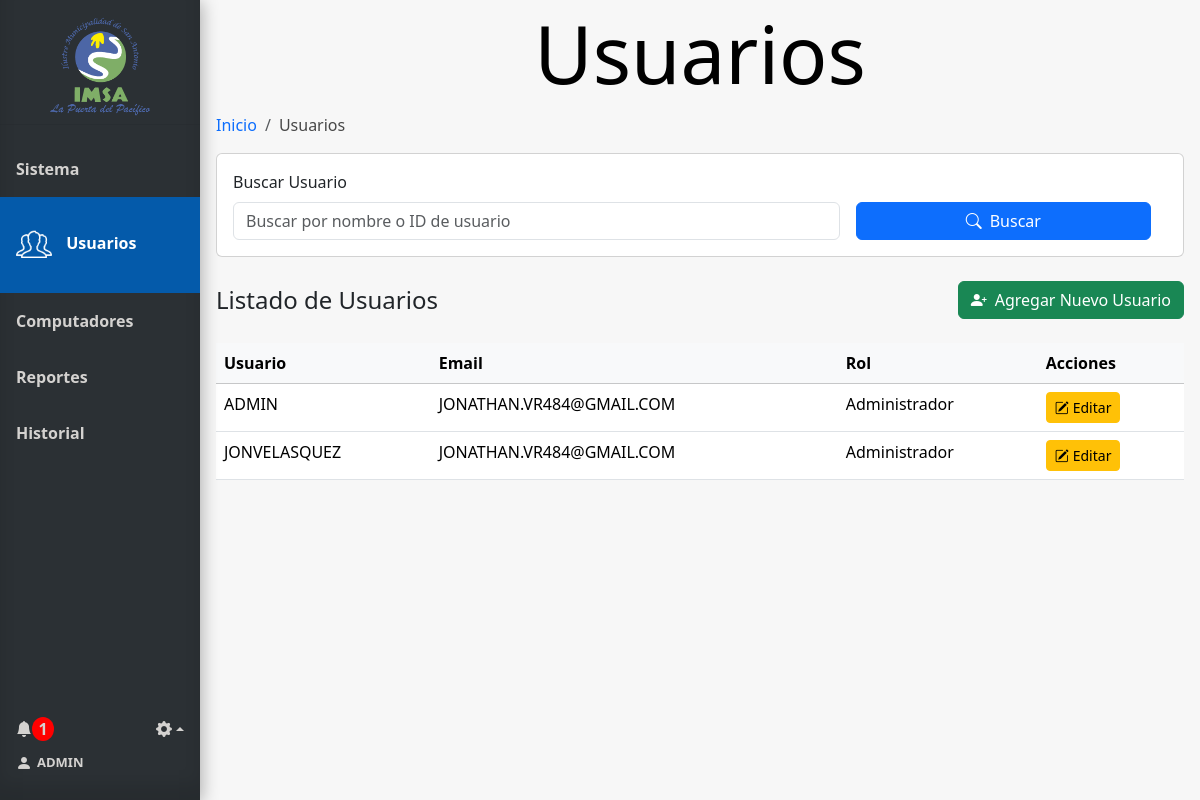
The page /usuarios (signed in) on the database its author committed.
### tables this page shows
CREATE TABLE Usuario (
    Id_usuario INTEGER PRIMARY KEY AUTOINCREMENT,
    Nombre_user VARCHAR(100),
    Email VARCHAR(100),
    Psw VARCHAR(100),
    id_tipo_usuario INTEGER,
    FOREIGN KEY (id_tipo_usuario) REFERENCES Tipo_usuario(id_tipo_usuario)
);

CREATE TABLE Tipo_usuario (
    id_tipo_usuario INTEGER PRIMARY KEY AUTOINCREMENT,
    nombre_tipo_usuario VARCHAR(100)
);

### app.py (the view)
@app.route('/usuarios', methods=['GET'])
@requiere_tipo_usuario(1)
@login_required
def usuarios():
    conn = get_db_connection()
    search_query = request.args.get('search', '')
    pcs = conn.execute("SELECT Id_pc, Nombre_pc FROM Pc").fetchall()
    tipo_usuario = conn.execute("SELECT id_tipo_usuario, nombre_tipo_usuario FROM Tipo_usuario").fetchall()
    form = CrearUsuarioForm()
    form.computador.choices = [(pc['Id_pc'], pc['Nombre_pc']) for pc in pcs]
    form.tipo_usuario.choices = [(tipo['id_tipo_usuario'], tipo['nombre_tipo_usuario']) for tipo in tipo_usuario]
    query = '''SELECT Usuario.Id_usuario, Usuario.Nombre_user, Usuario.Email, Usuario.id_tipo_usuario, Tipo_usuario.nombre_tipo_usuario
                FROM Usuario
                INNER JOIN Tipo_usuario ON Tipo_usuario.id_tipo_usuario = Usuario.id_tipo_usuario
                Where 1 = 1'''
    params = []
    if search_query:
        query += ' AND (Usuario.Nombre_user LIKE ?  OR Usuario.Id_usuario LIKE ?)'
        params.extend(['%' + search_query + '%', '%' + search_query + '%'])
    users = conn.execute(query, params).fetchall()
    conn.close()
    user = current_user
    num_notificaciones_totales = get_total_notifications(user.id)
    info_notificaciones = get_info_notifications(user.id)
    return render_template('usuarios.html', users=users, pcs=pcs, form=form, tipo_usuario=tipo_usuario,
                           user=user, num_notificaciones_totales=num_notificaciones_totales,
                           info_notificaciones=info_notificaciones)

### forms.py
class CrearUsuarioForm(FlaskForm):
    nombre_user = StringField('Nombre de usuario', validators=[DataRequired()])
    email_user = StringField('Correo electrónico', validators=[DataRequired(), Email()])
    psw = PasswordField('Contraseña', validators=[DataRequired()])
    psw_confirmar = PasswordField('Confirmar contraseña', validators=[DataRequired(), EqualTo('psw', message='Las contraseñas deben coincidir')])
    computador = SelectField('Computador', coerce=int, validators=[DataRequired()])
    tipo_usuario = SelectField('Tipo de usuario', coerce=int, validators=[DataRequired()])

### app.py (called while the page is built)
@login_manager.user_loader
def load_user(user_id):
    return Usuario.get_by_id(user_id)

def get_db_connection():
    conn = sqlite3.connect('database.db')
    conn.row_factory = sqlite3.Row
    return conn

def requiere_tipo_usuario(*roles_permitidos):
    def decorator(f):
        @wraps(f)
        def decorated_function(*args, **kwargs):
            if 'id_tipo_usuario' not in session:
                return redirect(url_for('login'))
            if session['id_tipo_usuario'] not in roles_permitidos:
                return redirect(url_for('index'))
            return f(*args, **kwargs)
        return decorated_function
    return decorator

def get_total_notifications(user_id):
    conn = get_db_connection()
    total_notifications = conn.execute(
        'SELECT COUNT(*) FROM Notificaciones WHERE id_usuario = ?  AND leido = false',
        (user_id,)
    ).fetchone()[0]
    conn.close()
    return total_notifications

def get_info_notifications(user_id):
    conn = get_db_connection()
    info_notifiaciones= conn.execute(
        'SELECT * FROM Notificaciones WHERE id_usuario = ? ORDER BY id_notificacion DESC LIMIT 8',
        (user_id,)
    ).fetchall()
    conn.close()
    return info_notifiaciones

### model.py (called while the page is built)
def get_db_connection():
    conn = sqlite3.connect('database.db')
    conn.row_factory = sqlite3.Row
    return conn

    @staticmethod
    def get_by_id(id_usuario):
        conn = get_db_connection()
        user_data = conn.execute('SELECT * FROM Usuario WHERE Id_usuario = ?', (id_usuario,)).fetchone()
        conn.close()
        if user_data:
            return Usuario(
                user_data['Id_usuario'],
                user_data['Nombre_user'],
                user_data['Email'],
                user_data['Psw'],
                user_data['id_tipo_usuario']
            )
        return None

### templates/usuarios.html (shortened to what this page needs)
{% extends 'base.html' %}
{% block head %}
<link rel="stylesheet" href="{{ url_for('static', filename='css/style_usuarios.css') }}">
{% endblock %}
{% block content %}
<h1 class="block-effect" style="--td:0.3s">
    <div class="block-reveal" style="--bc: #2b3034; --d: 0.5s">Usuarios</div>
</h1>
{% block breadcrumb %}
    <nav aria-label="breadcrumb">
        <ol class="breadcrumb">
            <li class="breadcrumb-item"><a href="{{ url_for('index') }}">Inicio</a></li>
            <li class="breadcrumb-item active" aria-current="page">Usuarios</li>
        </ol>
    </nav>
{% endblock %}
<div class="card mb-4">
    <div class="card-body">
        <form method="get" action="{{ url_for('usuarios') }}" id="filtro-form" class="row g-3 align-items-end">
            <div class="col-md-8">
                <label for="search" class="form-label">Buscar Usuario</label>
                <input id="search" class="form-control" type="search" name="search"
                    placeholder="Buscar por nombre o ID de usuario" aria-label="Search"
                    value="{{ request.args.get('search', '') }}">
            </div>
            <div class="col-md-4">
                <button class="btn btn-primary w-100" type="submit">
                    <i class="bi bi-search me-2"></i>Buscar
                </button>
            </div>
        </form>
    </div>
</div>
<div class="d-flex justify-content-between align-items-center mb-4">
    <h2 class="h4 mb-0">Listado de Usuarios</h2>
    <button class="btn btn-success" data-bs-toggle="modal" data-bs-target="#ModalAgregarUsuario">
        <i class="bi bi-person-plus-fill me-2"></i>Agregar Nuevo Usuario
    </button>
</div>
{% if users %}
<div class="table-responsive">
    <table class="table table-hover">
        <thead class="table-light">
            <tr>
                <th>Usuario</th>
                <th>Email</th>
                <th>Rol</th>
                <th>Acciones</th>
            </tr>
        </thead>
        <tbody>
            {% for row in users %}
            <tr>
                <td>{{ row['Nombre_user'] }}</td>
                <td>{{ row['email'] }}</td>
                <td>{{ row['nombre_tipo_usuario'] }}</td>
                <td>
                    <a href="{{ url_for('editar_usuario', id=row['Id_usuario']) }}" class="btn btn-sm btn-warning">
                        <i class="bi bi-pencil-square me-1"></i>Editar
                    </a>
                </td>
            </tr>
            {% endfor %}
        </tbody>
    </table>
</div>
{% else %}
<div class="alert alert-info" role="alert">
    <i class="bi bi-info-circle me-2"></i>No se encontraron registros de usuarios.
</div>
{% endif %}
{% endblock %}

### templates/base.html (shortened to what this page needs)
<!doctype html>
<html lang="es">
<head>
  {% block head %} {% endblock %}
  <link rel="stylesheet" href="{{ url_for('static', filename='css/style_base.css') }}">
  <link href="https://cdn.jsdelivr.net/npm/bootstrap@5.3.3/dist/css/bootstrap.min.css" rel="stylesheet"
>
  <link href="https://cdn.jsdelivr.net/npm/bootstrap-icons/font/bootstrap-icons.css" rel="stylesheet">
</head>
<body>
  <div class="sidebar" style="display: flex; flex-direction: column; height: 100vh;">
    <div class="tituloMenu">
      <img src="{{ url_for('static', filename='img/logo.png') }}" alt="Logo-IMSA" width="100px">
    </div>
    <hr>
    <a href="{{ url_for('index') }}" class="slide_right {% if request.endpoint == 'index' %}active{% endif %}">
      <b id="menu-link">Sistema</b>
    </a>
    {% if session['id_tipo_usuario'] == 1 %}
    <a href="{{ url_for('usuarios') }}" class="slide_right {% if request.endpoint == 'usuarios' %}active{% endif %}">
      <img id="icon-usuarios" class="menu-icon {% if request.endpoint == 'usuarios' %}show{% endif %}"
        src="{{ url_for('static', filename='img/icon-usuarios.png') }}" alt="icon-Usuarios">
      <b id="menu-link">Usuarios</b>
    </a>
    {% endif %}
    <a href="{{ url_for('computadores') }}"
      class="slide_right {% if request.endpoint == 'computadores' %}active{% endif %}">
      <b id="menu-link">Computadores</b>
    </a>
    {% if session['id_tipo_usuario'] == 1 %}
    <a href="{{ url_for('reportes') }}" class="slide_right {% if request.endpoint == 'reportes' %}active{% endif %}">
      <b id="menu-link">Reportes</b>
      {% endif %}
    </a>
    <a href="{{ url_for('historial') }}" class="slide_right {% if request.endpoint == 'historial' %}active{% endif %}">
      <b id="menu-link">Historial</b>
    </a>
    <div class="menuAbajo">
      <div class="ajuste_notificacion">
        <div class="notificacion">
          <a href="" class="icon" data-bs-toggle="modal" data-bs-target="#ModalNotifiaciones"
            style="text-decoration: none;">
            <i class="bi bi-bell-fill" style="display: flex; align-items: center;"></i>
            <div>
              {% if num_notificaciones_totales > 0 %}
              <strong id="numero_notificacion">{{ num_notificaciones_totales }}</strong>
              {% endif %}
            </div>
          </a>
        </div>
        <div class="ajustes btn-group dropup">
          <a href="" class="dropdown-toggle icon" data-bs-toggle="dropdown" aria-expanded="false">
            <i class="bi bi-gear-fill"></i></a>
        </div>
      </div>
      <div class="bodyCuenta">
        <a href="{{ url_for('cuenta') }}" id="cuenta">
          <i class="bi bi-person-fill" style="margin-right: 5px;"></i>
          <b style="font-size: small;"> {{ user.nombre_usuario}}</b>
        </a>
      </div>
    </div>
  </div>
  <div class="content">
    {% block content %}{% endblock %}
  </div>
</body>
</html>

### static/css/style_usuarios.css (style rules this page uses)
* { margin: 0; padding: 0; }
div.content { height: 100vh; }

### static/css/style_base.css (style rules this page uses)
body { margin: 0; font-family: "Lato", sans-serif; height: 100vh; }
.content { background-color: #f7f7f7; }
*, *::before, *::after { margin: 0; padding: 0; }
.block-effect { font-size: calc(8px + 6vw); }
.block-reveal { --t: calc(var(--td) + var(--d)); color: transparent; padding: 4px; position: relative; overflow: hidden; animation: revealBlock 0s var(--t) forwards; }
.block-reveal::after { content: ''; width: 0%; height: 100%; padding-bottom: 4px; position: absolute; top: 0; left: 0; background: #FFF; animation: revealingIn var(--td) var(--d) forwards, revealingOut var(--td) var(--t) forwards; }
h1 { text-align: center; }
.tituloMenu { display: flex; flex-direction: column; margin-top: 10px; margin-bottom: 10px; align-items: center; height: 11%; }
.sidebar { margin: 0; padding: 0; width: 200px; background-color: #2b3034; position: fixed; height: 100%; overflow: auto; box-shadow: inset 0 -1em 1em rgba(0, 0, 0, 0.1), 0.1em 0.1em 1em rgba(0, 0, 0, 0.3); }
.sidebar>a { display: flex; align-items: center; color: #d4d2d0; padding: 16px; text-decoration: none; display: inline-block; cursor: pointer; box-shadow: inset 0 0 0 0 #00213e; -webkit-transition: ease-out 0.4s; -moz-transition: ease-out 0.4s; transition: ease-out 0.4s; }
.sidebar>a.active { background-color: #045aaa; color: white; padding-top: 15%; padding-bottom: 15%; }
div.content { margin-left: 200px; padding: 1px 16px; }
.menu-icon { display: none; width: 36px; margin-right: 10px; }
#menu-link { margin: 15px 0px 15px 0px; }
.sidebar a.active .menu-icon, .sidebar a:hover .menu-icon { display: inline-block; }
.menuAbajo { display: flex; margin-top: auto; color: #d4d2d0; padding: 16px 16px 25px 16px; flex-direction: column; }
.menuAbajo a { color: #d4d2d0; text-decoration: none; cursor: pointer; }
.bodyCuenta { width: 80%; display: flex; justify-content: start; align-content: center; }
#cuenta { display: flex; align-items: center; }
.ajuste_notificacion { display: flex; flex-direction: row; justify-content: space-between; align-items: center; width: 100%; margin-bottom: 10px; }
li a { text-decoration: none !important; }
.notificacion a { display: flex; flex-direction: row; }
#numero_notificacion { height: 22px; width: 22px; display: table-cell; text-align: center; vertical-align: middle; border-radius: 50%; background: #ff0000; }
.icon { transition-duration: 0.3s; -webkit-tap-highlight-color: rgba(0, 0, 0, 0); transform: translateZ(0); box-shadow: 0 0 1px rgba(0, 0, 0, 0); }
.breadcrumb-item.active { color: #474747 !important; }
#filtro-form { width: 100%; }

### rows shown on the page
Usuario: nombre_usuario "ADMIN", Nombre_user "ADMIN", email "JONATHAN.VR484@GMAIL.COM", nombre_tipo_usuario "Administrador"
Usuario: Nombre_user "JONVELASQUEZ", email "JONATHAN.VR484@GMAIL.COM", nombre_tipo_usuario "Administrador"

### other values the page prints
{{ num_notificaciones_totales }} "1"
